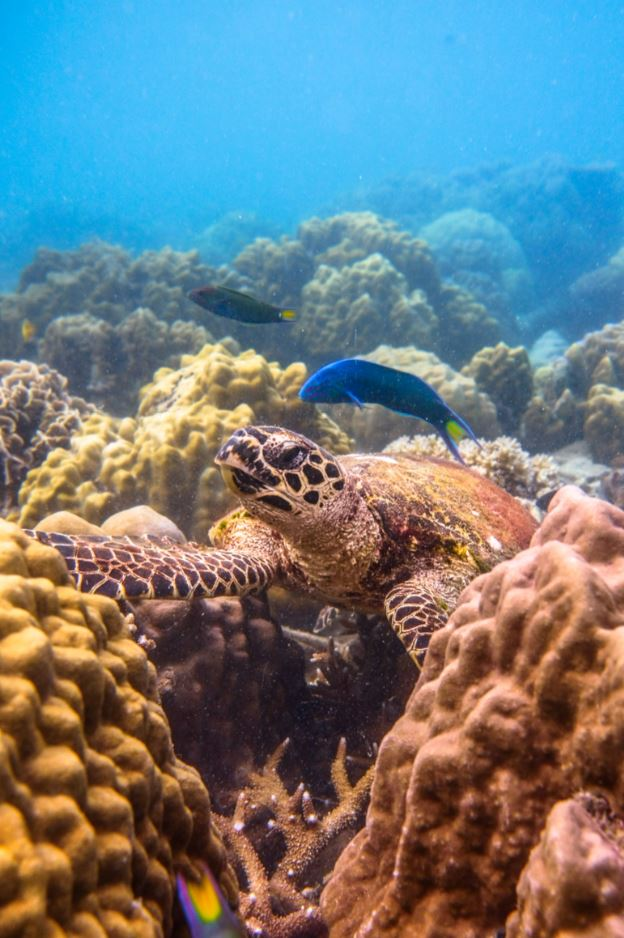
#> input picture assets/images/input_folder/regq.jpg, 624 x 938 px
$ python -i enhancement.py   (imports and definitions only)
#> lines starting #> are read from the running program, lines starting #| are printed output that depends on the picture
#> further down, picture is the input picture: shape (938, 624, 3); mean B, G, R 129.1, 124.7, 110.5
"""Optional underwater image enhancement.

The BlueEye report identifies low lighting, colour distortion, noise and
blur as the main underwater image problems, so enhancement is provided as a
**modular, opt-in** preprocessing step:

    Input -> colour correction -> contrast enhancement -> denoising -> YOLO

It is disabled by default: the upstream models were trained on raw imagery,
so enhancement is *not* claimed to improve accuracy. Toggle it in the UI (or
pass ``--enhance`` on the CLI) and compare results on your own data.

SPDX-License-Identifier: AGPL-3.0-only
"""

from __future__ import annotations

from dataclasses import dataclass

import cv2
import numpy as np


@dataclass
class EnhancementConfig:
    """Configuration for the underwater enhancement pipeline.

    Attributes
    ----------
    enabled:
        Master switch. When ``False``, :func:`enhance` returns the input
        unchanged.
    color_correction:
        Grey-world white balance (per-channel mean matching) to counteract
        the blue/green cast of underwater photography.
    contrast:
        CLAHE on the lightness channel of a LAB conversion, which lifts
        contrast without shifting colours strongly.
    denoise:
        Edge-preserving denoising. Off by default because it is the most
        expensive step.
    """

    enabled: bool = False
    color_correction: bool = True
    contrast: bool = True
    denoise: bool = False

    # [28 lines left out: functions from_flags, correct_color, not called in this run]


def enhance_contrast(image: np.ndarray, clip_limit: float = 2.0, tile_grid: int = 8) -> np.ndarray:
    """Contrast enhancement with CLAHE on the LAB lightness channel."""
#> called with clip_limit = 2, tile_grid = 8
    lab = cv2.cvtColor(image, cv2.COLOR_BGR2LAB)
#> lab: shape (938, 624, 3); mean of channels 0, 1, 2 133.1, 131.3, 127.1
    lightness = lab[:, :, 0]
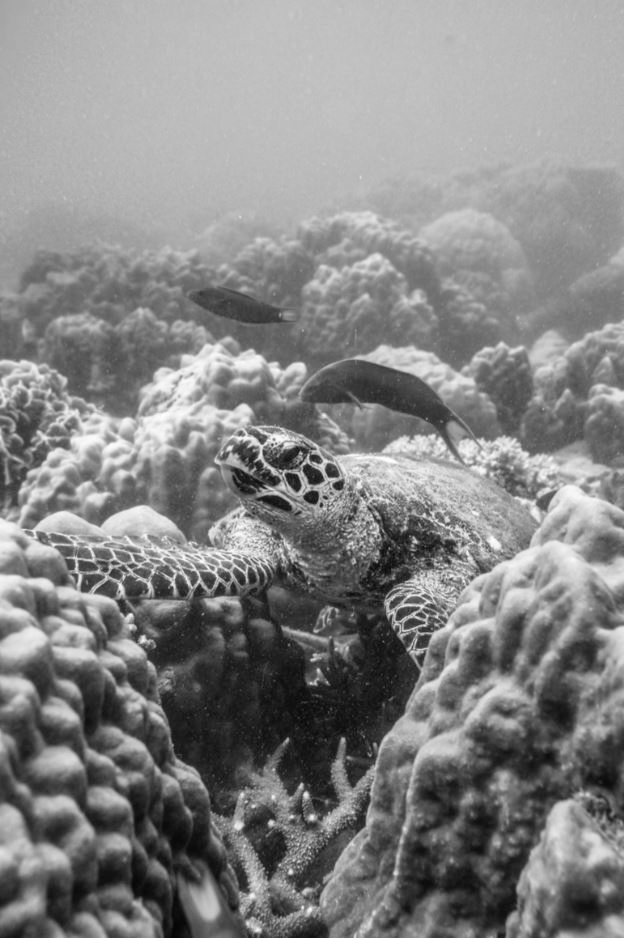
#> lightness: shape (938, 624); min 5, max 254, mean 133.1
    clahe = cv2.createCLAHE(clipLimit=clip_limit, tileGridSize=(tile_grid, tile_grid))
    lab[:, :, 0] = clahe.apply(lightness)
#> lab: shape (938, 624, 3); mean of channels 0, 1, 2 135, 131.3, 127.1
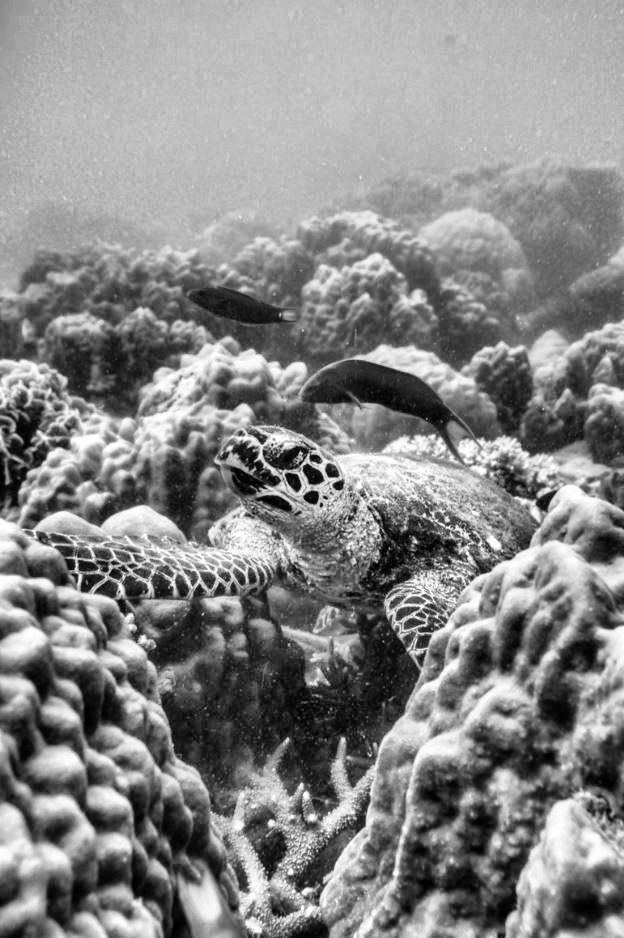
#> lightness: shape (938, 624); min 0, max 255, mean 135
    return cv2.cvtColor(lab, cv2.COLOR_LAB2BGR)
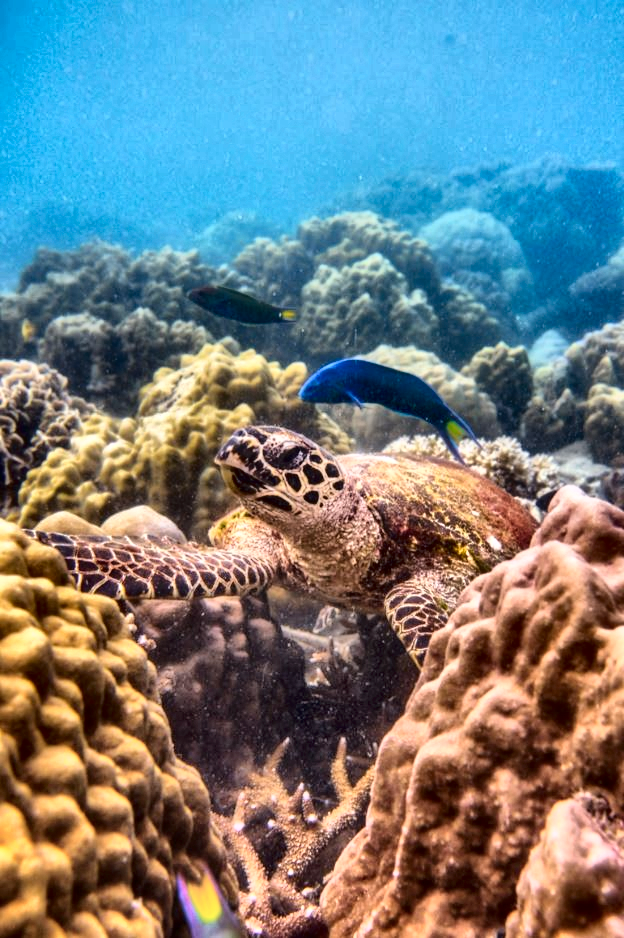
#> returned value: shape (938, 624, 3); mean B, G, R 131.4, 127.4, 112.2


def denoise(image: np.ndarray, h: float = 5.0) -> np.ndarray:
    """Mild edge-preserving denoising."""
    return cv2.bilateralFilter(image, d=7, sigmaColor=h * 10, sigmaSpace=h * 10)


# [17 lines left out: function enhance, not called in this run]

>>> import cv2
>>> picture = cv2.imread('../../assets/images/input_folder/regq.jpg')
>>> result = enhance_contrast(picture)
